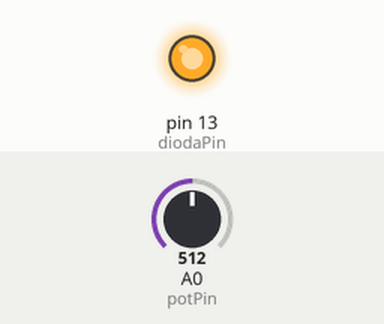
Recording of a sketch running on a simulated Arduino Uno, built with avr-gcc and run on an emulated ATmega328P. On the bench: output pins drawn as LEDs (lit = HIGH). The test bench sets the inputs (shaded band); at power-on: A0 (potPin) = 512.

Above: at 3.8 s.
3.9 s: A0 (potPin) set to 122
At 5.7 s:
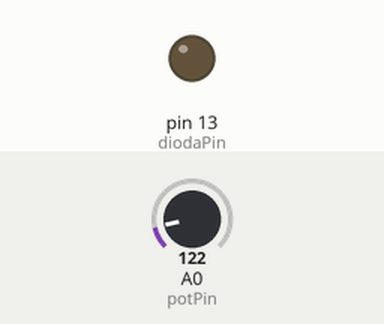
7.9 s: A0 (potPin) set to 0
Timing chart, 0 to 17.9 s (numbered marks = the images above; inputs shaded):
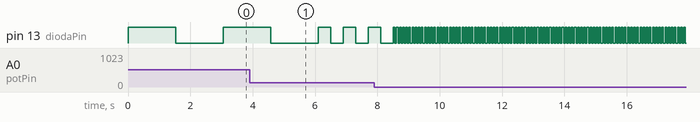

The sketch:

lab2.1.1.ino
```cpp
/*-------------------------------------------------------------------------------

1.1 Run the prepared sketch and analyze its detailed parameters.

-------------------------------------------------------------------------------*/

int diodaPin = 13;
int potPin = 0;
int pot;     // variable to store the potentiometer "value"
int przerwa; // variable to store the blinking speed

void setup () {
  pinMode(diodaPin, OUTPUT);
}

void loop () {
  pot = analogRead(potPin); // read A0 and store the value in the variable "pot"

  /*
    The map() function used below is used to convert one range of numbers
    to another. In our case, it converts numbers from the range 0 to 1023
    (value read from A0) to the range 50 to 3000 (interval between turning
    the LED on and off). The converted range of numbers will be stored in
    the variable "przerwa."
  */

  przerwa = map (pot, 0, 1023, 50, 3000);

  digitalWrite(diodaPin, HIGH);
  delay(przerwa);            // delay dependent on the potentiometer position
  digitalWrite(diodaPin, LOW);
  delay(przerwa);            // delay dependent on the potentiometer position
}
```

Measured:
- by itself, pin 13 (diodaPin): repeats every 0.10 s: HIGH 0.05 s, LOW 0.05 s
